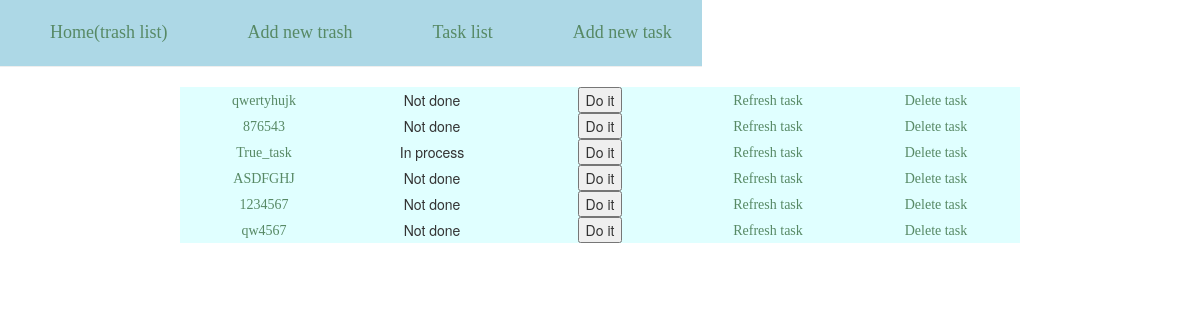
The page /task_list/ on the database as committed earlier.
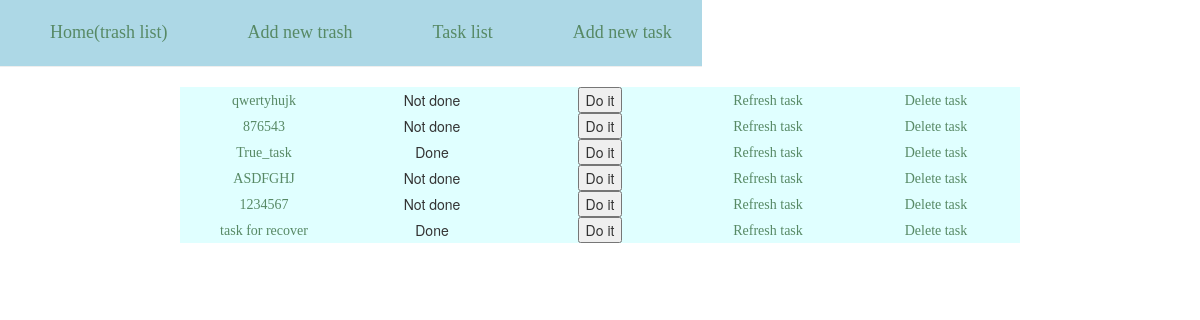
The same page on the database as committed later.
### trashes/models.py (models this page shows, shortened)
class TaskToDo(models.Model):
    name = models.CharField(max_length=256, default=' ')
    file_path = models.CharField(max_length=256, default=' ')
    trash = models.ForeignKey(Trash, default=None)
    force = models.BooleanField(default=False)
    dry_run = models.BooleanField(default=False)
    silent = models.BooleanField(default=False)
    tasks = (
        ('delete by regex', 'delete by regex'),
        ('delete by filename', 'delete by filename'),
        ('recover all trash', 'recover all trash'),
        ('clear all trash', 'clear all trash'),
        ('remove files from trash', 'remove files from trash'),
        ('recover files from trash', 'recover files from trash'),
        ('remove files from trash by regex', 'remove files from trash by regex'),
        ('recover files from trash by regex', 'recover files from trash by regex')
    )
    file_task = models.CharField(max_length=256, choices=tasks, default=None)
    regular = models.CharField(max_length=256, default=' ')
    info_path = models.CharField(max_length=256, default=' ')
    maximum_size = models.IntegerField(default=1000)
    maximum_time = models.IntegerField(default=7)
    NOTDONE = 'Not done'
    INPROCESS = 'In process'
    WAITING = 'Waiting'
    DONE = 'Done'
    task_process_choices = (
        (NOTDONE, 'Not done'),
        (INPROCESS, 'In process'),
        (WAITING, 'Waiting'),
        (DONE, 'Done'),  # ???????? how to manage status???????
    )
    task_process = models.CharField(
        max_length=256,
        choices=task_process_choices,
        default=NOTDONE,
    )
    class Meta:
        db_table = 'task'

### trashes/views.py (the view)
# urls.py: url(r'^task_list/$', views.TaskList.as_view(), name='task_list'),
class TaskList(ListView):
    template_name = 'task_list.html'
    model = TaskToDo

### templates/task_list.html (shortened to what this page needs)
{% extends 'base.html' %}
{% block content %}
<table >
        <tbody>
            <tr>
             <td ><div class="page-header"><a href={% url 'main' %}>Home(trash list)</a></div></td>
            <td ><div class="page-header"><a href={% url 'add_trash' %}>Add new trash</a></div></td>
            <td ><div class="page-header"><a href={% url 'task_list'%}>Task list</a></div></td>
            <td ><div class="page-header"><a href={% url 'add_task'%}>Add new task</a></div></td>
            </tr>
        </tbody>
    </table>
 {% if tasktodo_list %}
{% for obj in tasktodo_list %}
    <table style="margin-left: auto; margin-right: auto; background-color: #E0FFFF" width= 70%>
    <tbody>
        <tr>
            <td style="width: 100px; text-align: center"><div><a href={% url 'refresh_task' pk=obj.pk %}>{{ obj.name }}</a></div></td>
            <td style="width: 100px; text-align: center"><div>{{ obj.task_process }}</div></td>
            <td style="width: 100px; text-align: center">
            <form action="{% url 'do_the_task' pk=obj.pk %}" method="post">{% csrf_token %}
            <input type="submit" value="Do it">
             </form>
            </td>
            <td style="width: 100px; text-align: center"><div><a href={% url 'refresh_task' pk=obj.pk %}>Refresh task</a></div></td>
            <td style="width: 100px; text-align: center"><div><a href={% url 'delete_task' pk=obj.pk %}>Delete task</a></div></td>
        </tr>
    </tbody>
    </table>
{% endfor %}
{% else %}
<p> task is done</p>
{% endif %}
{% endblock %}

### templates/base.html (shortened to what this page needs)
{% load static %}
{% load staticfiles %}
<!DOCTYPE html>
<html lang="en">
<head>
    <link rel="stylesheet" href="//maxcdn.bootstrapcdn.com/bootstrap/3.2.0/css/bootstrap.min.css">
    <link rel="stylesheet" href="//maxcdn.bootstrapcdn.com/bootstrap/3.2.0/css/bootstrap-theme.min.css">
    <link rel="stylesheet" href="{% static 'style.css' %}">
</head>
<body>
    <div class="wrapper">
        <div class="wrapper-content">
            {% block content %}
            {% endblock content %}
        </div>
    </div>
</body>
</html>

### static/style.css (style rules this page uses)
.page-header { background-color: lightblue; margin-top: 0; padding: 20px 20px 20px 40px; font-family: 'cursive'; font-weight: 100; font-size: large; }
td a { margin-top: 0; padding: 10px 10px 10px 10px; color: #578965; font-family: 'cursive'; }

Rows that differ between the two databases and show on the page:
changed TaskToDo "True_task": task_process "In process" → "Done"
changed TaskToDo: name "qw4567" → "task for recover"; task_process "Not done" → "Done"
